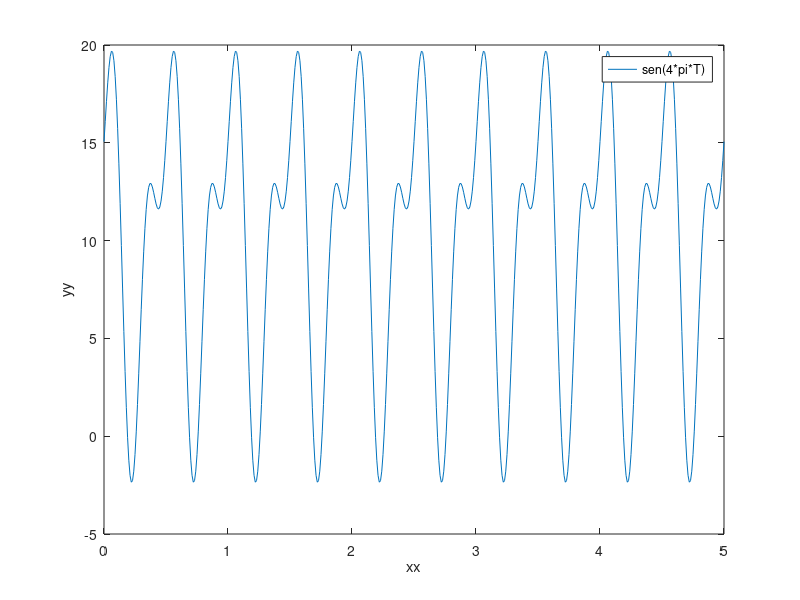

Here is the MATLAB script that generated this plot:



T = 0:0.01:5;
x1 = (4*pi*T+pi/2);
x2 = (8*pi*T-pi/5);

fx = 10+8.*sin(x1)+5.*sin(x2);

figure(1)
plot(T,fx)

legend('sen(4*pi*T)')
xlabel('xx')
ylabel('yy')
